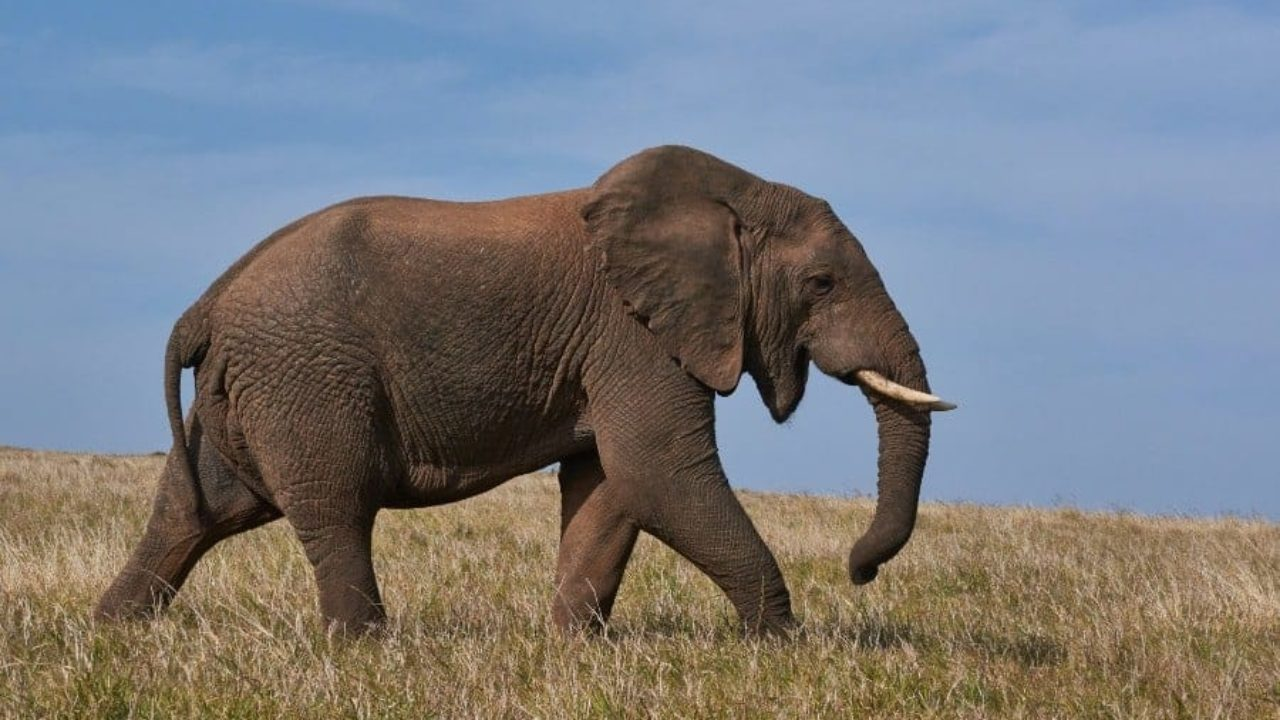
#> input picture images/elephant.jpg, 1280 x 720 px, found by its file name
$ python rgb.py
#> lines starting #> are read from the running program, lines starting #| are printed output that depends on the picture
from PIL import Image


def separate_channels(image_path):
#> called with image_path = 'images/elephant.jpg'
    image = Image.open(image_path)
#> image is the input picture: PIL image 1280x720 RGB; mean R, G, B 120.6, 122.9, 127

    # Separar os canais RGB
    r, g, b = image.split()
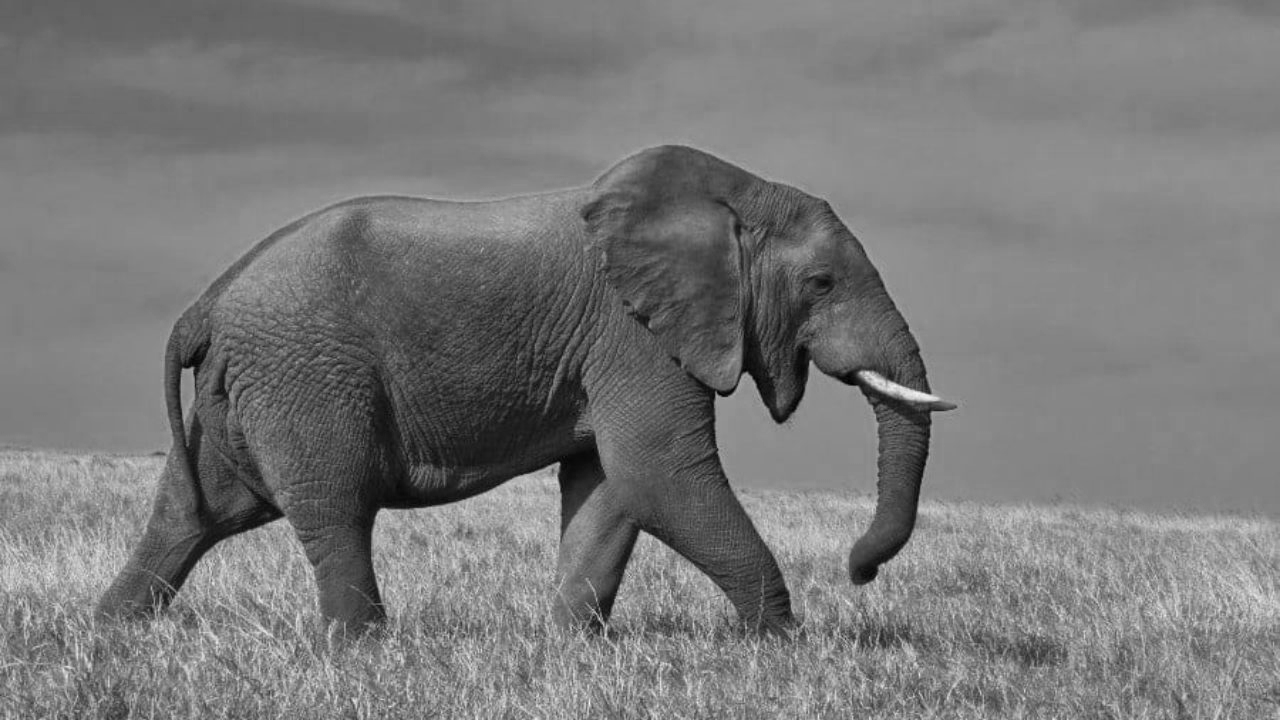
#> r: PIL image 1280x720 L; min 0, max 255, mean 120.6
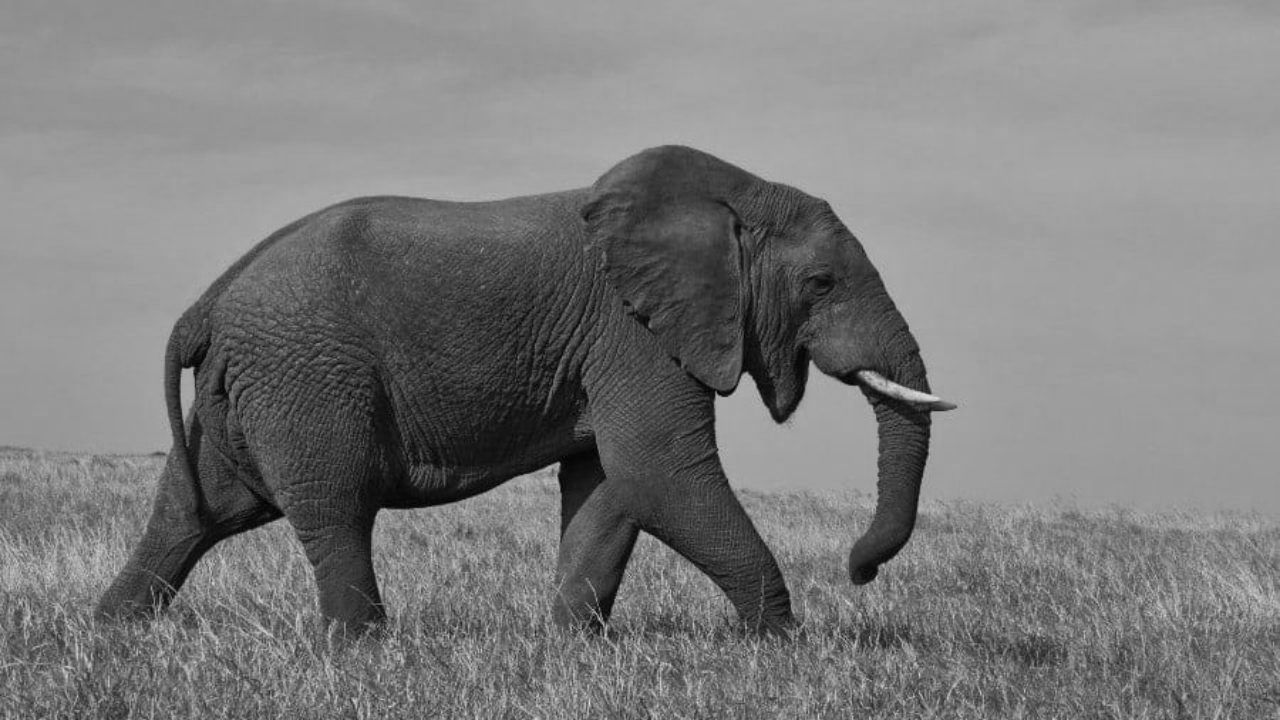
#> g: PIL image 1280x720 L; min 0, max 234, mean 122.9
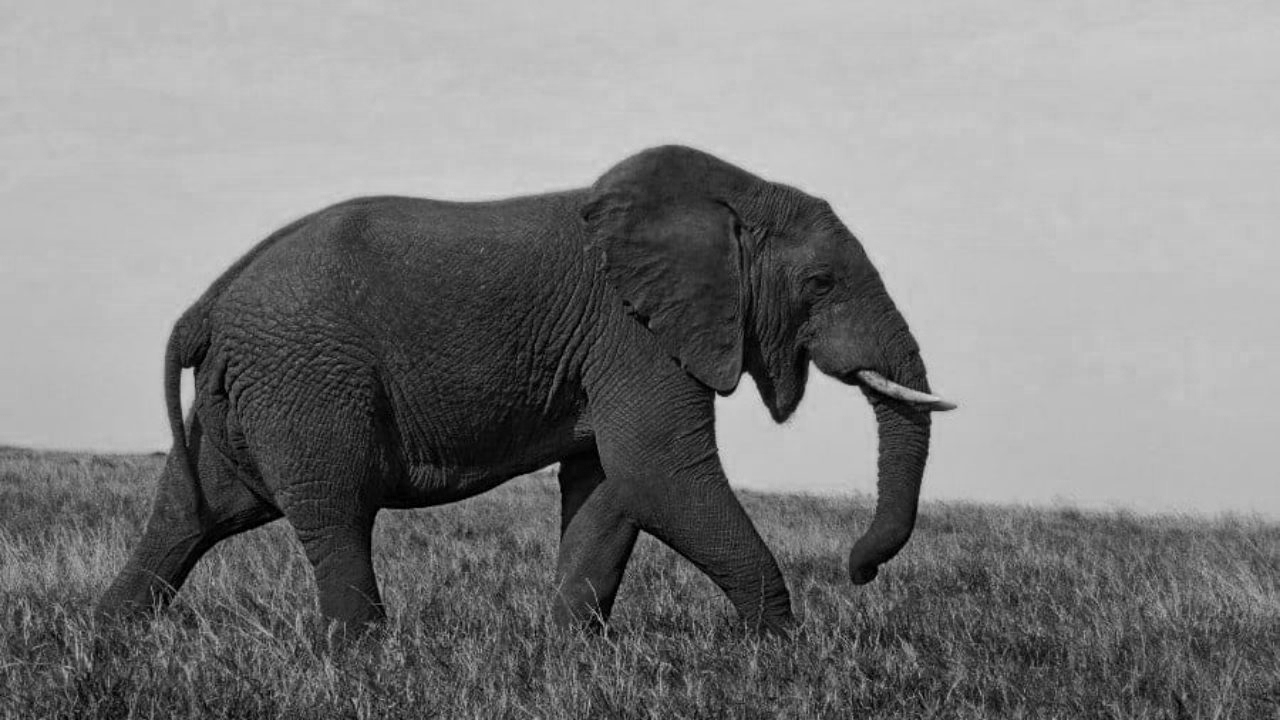
#> b: PIL image 1280x720 L; min 0, max 215, mean 127

    # Salvar cada canal separadamente
    r.save("images/elephant_r.jpg")
    g.save("images/elephant_g.jpg")
    b.save("images/elephant_b.jpg")


# Chamada da função com o caminho da imagem
separate_channels("images/elephant.jpg")
